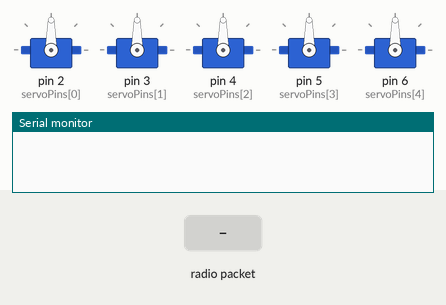
Recording of a sketch running on a simulated Arduino Uno, built with avr-gcc and run on an emulated ATmega328P. On the bench: 5 × servo, the last lines printed to the serial monitor. The test bench sets the inputs (shaded band). No radio packets arrive unless stated.

Above: at 1.2 s.
1.3 s: radio packet "1" arrives
At 2.3 s:
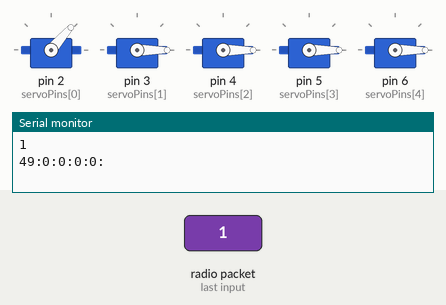
2.8 s: radio packet "0" arrives
At 3.4 s:
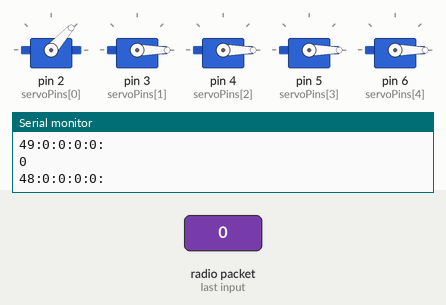
Timing chart, 0 to 5.8 s (numbered marks = the images above; inputs shaded):
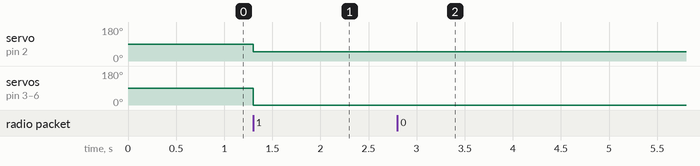

The sketch:

Reciever.ino
```cpp
#include <Servo.h>
#include <SPI.h>
#include <RF24.h>
#include <nRF24L01.h>

RF24 radio(7, 8);
const byte address[10] = "ADDRESS01";
Servo servo[5];
const byte servoPins[5] = {2, 3, 4, 5, 6};
int num[5] = {1, 1, 1, 1, 1};
int x;

void setup() {
  for (x = 0; x < 5; x++) {
    servo[x].attach(servoPins[x]);
  }
  Serial.begin(115200);
  radio.begin();
  radio.openReadingPipe(0, address);
  radio.setPALevel(RF24_PA_MAX);
  radio.startListening();
};

void loop() {
  if (radio.available()) {
    char txt[32] =  "";
    radio.read(&txt, sizeof(txt));
    Serial.println(txt);
    for (int x = 0; x < 5; x++) {
      num[x] = (int)txt[x];
      Serial.print(num[x]);
      Serial.print(':');
      servo[x].write(num[x]);
    }
    Serial.println();
  };
};
```

Measured:
- after the input at 1.3 s, servo on pin 2 (servoPins[0]): 90° → 49° at once; servo on pin 3 (servoPins[1]), servo on pin 4 (servoPins[2]), servo on pin 5 (servoPins[3]), servo on pin 6 (servoPins[4]): 90° → 0° at once
- after the input at 2.8 s, servo on pin 2 (servoPins[0]): 49° → 48° at once
